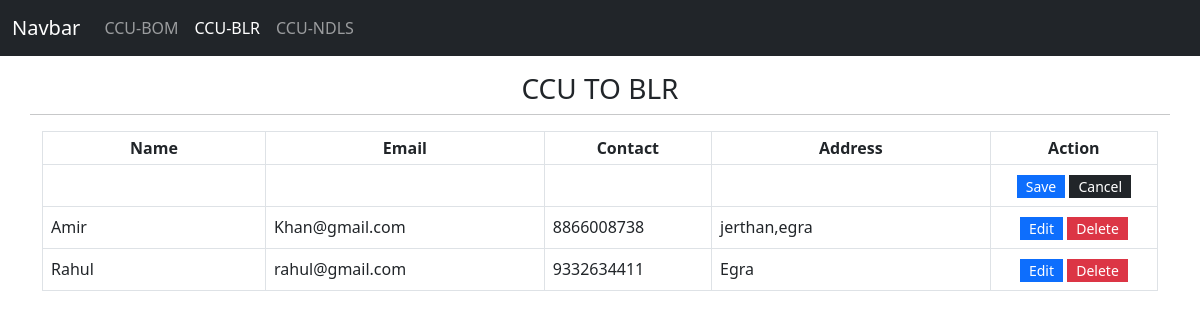
Screenshot of /index1.php with the database file from the repository.
### tables this page shows
CREATE TABLE IF NOT EXISTS `members1` (
  `id` int NOT NULL AUTO_INCREMENT,
  `name` text NOT NULL,
  `contact` varchar(50) NOT NULL,
  `email` varchar(250) NOT NULL,
  `address` text NOT NULL,
  PRIMARY KEY (`id`)
);

### index1.php (the view, shortened to what this page needs)
<?php
$db = new DBConnection();
$conn = $db->conn;
?>
<!DOCTYPE html>
<html lang="en">
<head>
    <link rel="stylesheet" href="./assets/css/bootstrap.css">
</head>
<body>
    <nav class="navbar navbar-expand-lg navbar-dark bg-dark">
        <div class="container-fluid">
            <a class="navbar-brand" href="#">Navbar</a>
            <div class="collapse navbar-collapse" id="navbarSupportedContent">
                <ul class="navbar-nav me-auto mb-2 mb-lg-0">
                    <li class="nav-item">
                        <a class="nav-link" href="index.php">CCU-BOM</a>
                    </li>
                    <li class="nav-item">
                        <a class="nav-link active" aria-current="page" href="#">CCU-BLR</a>
                    </li>
                    <li class="nav-item">
                        <a class="nav-link" href="index2.php">CCU-NDLS</a>
                    </li>
                </ul>
            </div>
        </div>
    </nav>
    <div class="container py-3">
        <div class="row">
            <div class="col-12">
                <h3 class="text-center">CCU TO BLR</h3>
            </div>
            <hr>
            <div class="col-12">
                <form action="" id="form-data">
                    <table class='table table-hovered table-stripped table-bordered' id="form-tbl">
                        <colgroup>
                            <col width="20%">
                            <col width="25%">
                            <col width="15%">
                            <col width="25%">
                            <col width="15%">
                        </colgroup>
                        <thead>
                            <tr>
                                <th class="text-center p-1">Name</th>
                                <th class="text-center p-1">Email</th>
                                <th class="text-center p-1">Contact</th>
                                <th class="text-center p-1">Address</th>
                                <th class="text-center p-1">Action</th>
                            </tr>
                        </thead>
                        <tbody>
                            <tr>
                                <td contenteditable="" name="name" required></td>
                                <td contenteditable="" name="email" required></td>
                                <td contenteditable="" name="contact" required></td>
                                <td contenteditable="" name="address" required></td>
                                <td class="text-center">
                                    <button class="btn btn-sm btn-primary btn-flat rounded-0 px-2 py-0">Save</button>
                                    <button class="btn btn-sm btn-dark btn-flat rounded-0 px-2 py-0" onclick="cancel_button($(this))" type="button">Cancel</button>
                                </td>
                            </tr>
                            <?php
                            $query = $conn->query("SELECT * FROM `members1` order by id asc");
                            while ($row = $query->fetch_assoc()) :
                            ?>
                                <tr data-id='<?php echo $row['id'] ?>'>
                                    <td name="name"><?php echo $row['name'] ?></td>
                                    <td name="email"><?php echo $row['email'] ?></td>
                                    <td name="contact"><?php echo $row['contact'] ?></td>
                                    <td name="address"><?php echo $row['address'] ?></td>
                                    <td class="text-center">
                                        <button class="btn btn-primary btn-sm rounded-0 py-0 edit_data noneditable" type="button">Edit</button>
                                        <button class="btn btn-danger btn-sm rounded-0 py-0 delete_data noneditable" type="button">Delete</button>
                                    </td>
                                </tr>
                            <?php endwhile; ?>
                        </tbody>
                    </table>
                </form>
            </div>
        </div>
    </div>
</body>
</html>

### rows the page displays
members1: name "Amir", email "Khan@gmail.com", contact "8866008738", address "jerthan,egra"
members1: name "Rahul", email "rahul@gmail.com", contact "9332634411", address "Egra"
